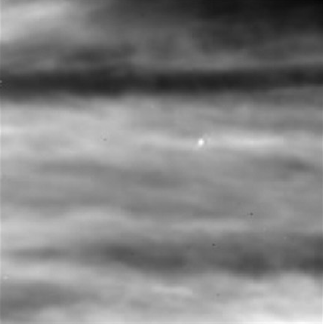
#> input picture Misc_3.png, 323 x 324 px, found by its file name
$ python 'ir_target_detection (2).py'
#> lines starting #> are read from the running program, lines starting #| are printed output that depends on the picture; after the words box and inside, x2 and y2 are one past the last pixel; in counts of white or black regions, pixels touching at a corner belong together
# -*- coding: utf-8 -*-
"""IR target detection.ipynb

Automatically generated by Colab.

Original file is located at
    https://colab.research.google.com/drive/1UiKxgBc_Q0n9GBRWH7r90NrOhndns5_q
"""

import cv2
import numpy as np
import matplotlib.pyplot as plt
from scipy.ndimage import median_filter, gaussian_filter

img = cv2.imread('/content/Misc_3.png', cv2.IMREAD_GRAYSCALE).astype(np.float32)
#> img: shape (324, 323) float32; min 5, max 252, mean 129.9
M, N = img.shape
#> M = 324; N = 323

print(img)
#> (printed output is left out)

plt.figure(figsize=(16, 6))
plt.plot(1, 4, 1)
plt.title("Original")
plt.imshow(img, cmap='gray')

def compute_point_spread_indicator(I0, Im, In):
    # Avoid log(0) issues
    if I0 <= 0 or Im <= 0 or In <= 0:
        return 0
    numerator = np.log(I0) - np.log(Im)
    denominator = np.log(I0) - np.log(In)
    if denominator == 0:
        return 0
    return numerator / denominator

def point_spread_filter(img):
    padded = np.pad(img, 1, mode='reflect')
    filtered = np.zeros_like(img)

    for i in range(M):
        for j in range(N):
            c = padded[i+1, j+1]
            direct = [padded[i+1, j], padded[i+1, j+2], padded[i, j+1], padded[i+2, j+1]]
            diagonal = [padded[i, j], padded[i, j+2], padded[i+2, j], padded[i+2, j+2]]
            Im = np.mean(direct)
            In = np.mean(diagonal)
            p = compute_point_spread_indicator(c, Im, In)
            if 0.35 <= p <= 0.65:
                filtered[i, j] = c
            else:
                filtered[i, j] = np.median(padded[i:i+3, j:j+3])
    return filtered

filtered_img = point_spread_filter(img)
print(filtered_img)
#> (printed output is left out)
plt.plot(1, 4, 2)
plt.title("Filtered")
plt.imshow(filtered_img, cmap='gray')

def point_spread_local_contrast(img):
    padded = np.pad(img, 1, mode='reflect')
    R = np.zeros_like(img)

    for i in range(M):
        for j in range(N):
            I0 = padded[i+1, j+1]
            neighbors = [padded[i+1, j], padded[i+1, j+2], padded[i, j+1], padded[i+2, j+1],
                         padded[i, j], padded[i, j+2], padded[i+2, j], padded[i+2, j+2]]
            direct = [padded[i+1, j], padded[i+1, j+2], padded[i, j+1], padded[i+2, j+1]]
            L = min([I0**2 / (n + 1e-6) for n in neighbors])
            r = (min(direct) / (max(direct) + 1e-6))
            R[i, j] = r * L
    return R

PSLCM = point_spread_local_contrast(filtered_img)

plt.plot(1, 4, 3)
plt.title("Enhanced")
plt.imshow(PSLCM, cmap='gray')

def high_boost_enhancement(PSLCM):
    MF = cv2.GaussianBlur(PSLCM,(9,9),1)  # Approx 9x9
    B = np.maximum(PSLCM - MF, 1)
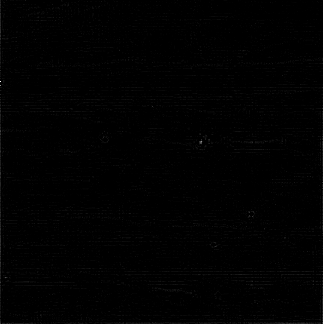
#> B: shape (324, 323) float32; min 1, max 62.01, mean 1.3; drawn with min black and max white
    enhanced = PSLCM * B
    return enhanced

enhanced_img = high_boost_enhancement(PSLCM)

def normalize_image(enhanced_img):
    norm = cv2.normalize(enhanced_img, None, 0, 255, cv2.NORM_MINMAX)
    return norm.astype(np.uint8)

enhanced_image=normalize_image(enhanced_img)

print(np.sort(enhanced_image.flatten())[::-1])
#> (printed output is left out)
print(enhanced_image)
#> (printed output is left out)
plt.plot(1, 4, 3)
plt.title("Enhanced")
plt.imshow(enhanced_image, cmap='hot')

def threshold_image(enhanced_image, method: str = 'static', thresh_val: int = 200):
#> called with method = 'static', thresh_val = 200
    if method == 'static':
        thresh = cv2.inRange(enhanced_image, thresh_val, 255)
#> thresh: shape (324, 323); 0% white in thin lines or dots, all inside (x1, y1, x2, y2) = (0, 81, 202, 142)
    elif method == 'adaptive':
        thresh = cv2.adaptiveThreshold(
            enhanced_image, 255,
            cv2.ADAPTIVE_THRESH_MEAN_C,
            cv2.THRESH_BINARY,
            11, 2
        )
    else:
        raise ValueError("Unknown threshold method. Use 'static' or 'adaptive'.")
    return thresh

threshed_img=threshold_image(enhanced_image)

plt.plot(1, 4, 3)
plt.title("Enhanced")
plt.imshow(threshed_img, cmap='hot')

def adaptive_segmentation(enhanced):
    V = np.sort(enhanced.flatten())[::-1]
    S = np.unique(V)
    len_S = len(S)
    for i in range(min(10, len_S - 2), 1, -1):
        s0, s1, s2 = S[i], S[i + 1], S[i + 2]
        r = (s0 - s1) / (s1 - s2 + 1e-6)
        if r > 5:
            T = s0
            break
        elif r < 0.2:
            T = s1
            break
    else:
        T = V[10] if len(V) > 10 else V[-1]
    mask = (enhanced >= T).astype(np.uint8) * 255
#> mask: shape (324, 323); 0.01% white in thin lines or dots, all inside (x1, y1, x2, y2) = (0, 81, 323, 324)
    return mask

binary_mask = adaptive_segmentation(enhanced_image)

plt.plot(1, 4, 4)
plt.title("Target Mask")
plt.imshow(binary_mask, cmap='gray')
plt.tight_layout()
plt.show()
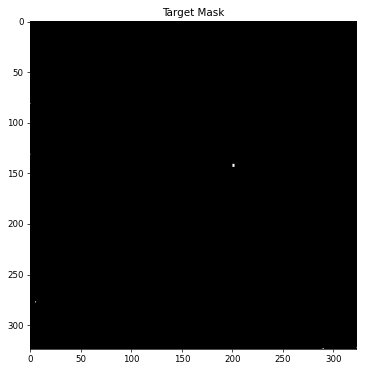
#> figure drawn by matplotlib, 1 panel

if img.dtype != np.uint8:
    original_img = cv2.normalize(img, None, 0, 255, cv2.NORM_MINMAX).astype(np.uint8)
else:
    original_img = img.copy()

# Convert original to BGR if it's grayscale
if len(original_img.shape) == 2:
    original_bgr = cv2.cvtColor(original_img, cv2.COLOR_GRAY2BGR)
else:
    original_bgr = original_img.copy()

# Create colored mask
colored_mask = np.zeros_like(original_bgr, dtype=np.uint8)
colored_mask[binary_mask > 0] = (0, 255, 0)

# Blend with original image
overlay = cv2.addWeighted(original_bgr, 1-0.6, colored_mask, 0.6, 5)
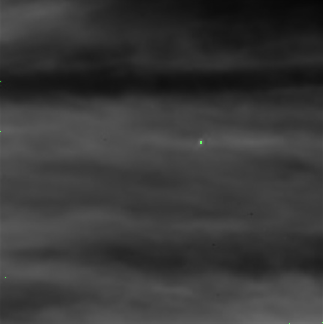
#> overlay: shape (324, 323, 3); mean B, G, R 56.4, 56.4, 56.4

result= overlay.astype(np.uint8)

plt.plot(1, 4, 2)
plt.imshow(cv2.cvtColor(result, cv2.COLOR_BGR2RGB))
plt.title('Transparent Overlay')
plt.axis('off')

from sklearn.metrics import confusion_matrix

# --- Step 1: Load ground truth binary mask ---
# Replace with actual path to your GT mask image (must be same size as input)
#> (the run stopped early here; a loop or call above may not have finished)

$ run again, with Misc_72.png copied over Misc_3.png
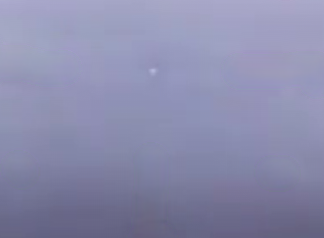
#> input picture Misc_72.png, 324 x 238 px, found by its file name
#> (printed output is left out)
#> (printed output is left out)
#> (printed output is left out)
#> (printed output is left out)
#> thresh: shape (238, 324); 0% white in thin lines or dots, all inside (x1, y1, x2, y2) = (152, 70, 154, 71)
#> mask: shape (238, 324); 0.01% white in thin lines or dots, all inside (x1, y1, x2, y2) = (89, 1, 311, 93)
#> `original_img = cv2.normalize(img, None, 0, 255, cv2.NORM_MINMAX).astyp..`:
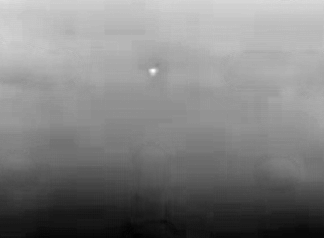
#> original_img: shape (238, 324); min 0, max 255, mean 128.8
#> `overlay = cv2.addWeighted(original_bgr, 1-0.6, colored_mask, 0.6, 5)`:
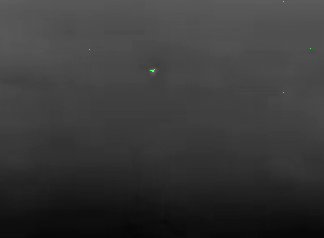
#> overlay: shape (238, 324, 3); mean B, G, R 56.5, 56.5, 56.5
